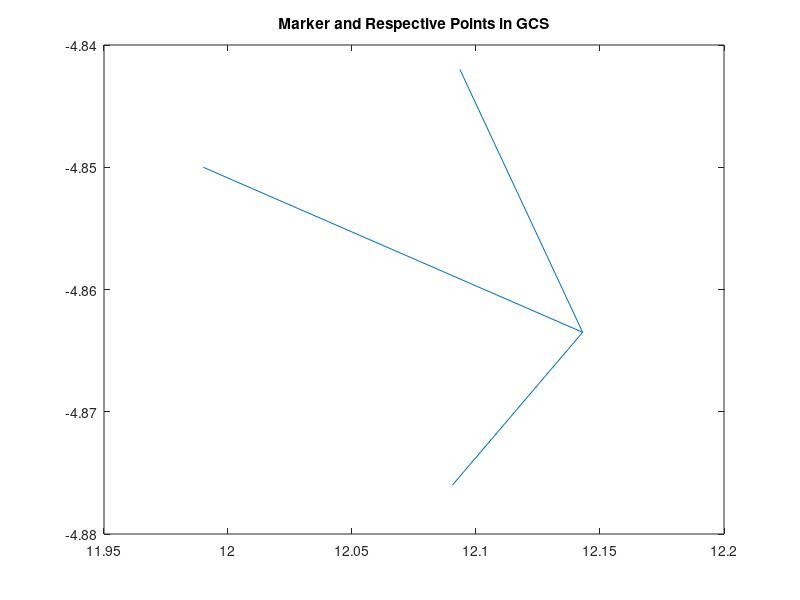

Recreate this plot in MATLAB.
%% SCRIPT for making plots of known points 

%   HT_marker % gives HT of marker in GCS
%% 
% 
% 
% HT_marker =
% 
%    1.0e+02 *
% 
%   -0.000654743414347   0.009820289841634   0.001770089965981   1.198563385009766
%   -0.009978481261399  -0.000638139345697  -0.000150631641397  -0.484770622253418
%   -0.000034968232513  -0.001776143463173   0.009840939570028  -0.267241516113281
% %                    0                   0                   0   0.010000000000000
% % 
% % HT_probe1 =
% 
%    1.0e+02 *
% 
%   -0.009268580879365  -0.000284798680313  -0.003743300441371   2.387471008300781
%    0.000149419523860  -0.009991267523385   0.000390188521156  -0.469989967346191
%   -0.003751144130604   0.000305717169692   0.009264742561107  -0.380061416625977
%                    0                   0                   0   0.010000000000000
% 
% HT_probe2 =
% 
%    1.0e+02 *
% 
%   -0.009761817700496  -0.000227948860101  -0.002157534356495   1.188160324096680
%    0.000080586481292  -0.009975885250640   0.000689361505371  -1.202484130859375
%   -0.002168045433405   0.000655555324311   0.009740114281437  -0.183494586944580
%                    0                   0                   0   0.010000000000000
% 
%                    

%                    
%   HT_probe4 =
% 
%    1.0e+02 *
% 
%    0.000507982515199  -0.009815910321245   0.001841156791130   1.241983261108399
%    0.009421740935100  -0.000140450975948  -0.003348293785679   0.249796485900879
%    0.003312514379759   0.001904777700580   0.009241161744892  -0.207185153961182
%                    0                   0                   0   0.010000000000000
% 
% 
% HT_probe =
% 
%   -0.975198975060845   0.049525304935994   0.215717878747388   3.173547506332398
%   -0.053151396147325  -0.998525468175685  -0.011037141483095 -40.681392669677734
%    0.214853178072529  -0.022229115491279   0.976393352239050   2.539394378662109
%                    0                   0                   0   1.000000000000000

%plot(11.99,-4.85,'x')
quiver(11.99,-4.85,-.06,-1)
 quiver(11.99,-4.85,1,-.06)
 quiver(11.99,-4.85,.17,-.015)
% 
% plot(23.9,-4.7,'x') 
% quiver(23.9,-4.7,-.9,.01)
% quiver(23.9,-4.7,-.02,-.9)
% quiver(23.9,-4.7,-.4,.03)
% 
% 
% plot(11.9,-12,'x') 
% quiver(11.9,-12,-.9,.008) 
% quiver(11.9,-12,-.02,-.9) 
% quiver(11.9,-12,-.2,.06)
% 
% 
% plot(.32,-4.07,'x')
% quiver(.32,-4.07,.05,.94) 
% quiver(.32,-4.07,-.9,-.01)
% quiver(.32,-4.07,.1,-.3)
%  
%  
% plot(12.4,2.5,'x')
% quiver(12.4,2.5,-.97,-.05)
% quiver(12.4,2.5,-.05,-.1)
% quiver(12.4,2.5,.216,-.01)
% 
%  axis([0 25 -15 10])
title('Marker and Respective Points in GCS')
%% 
